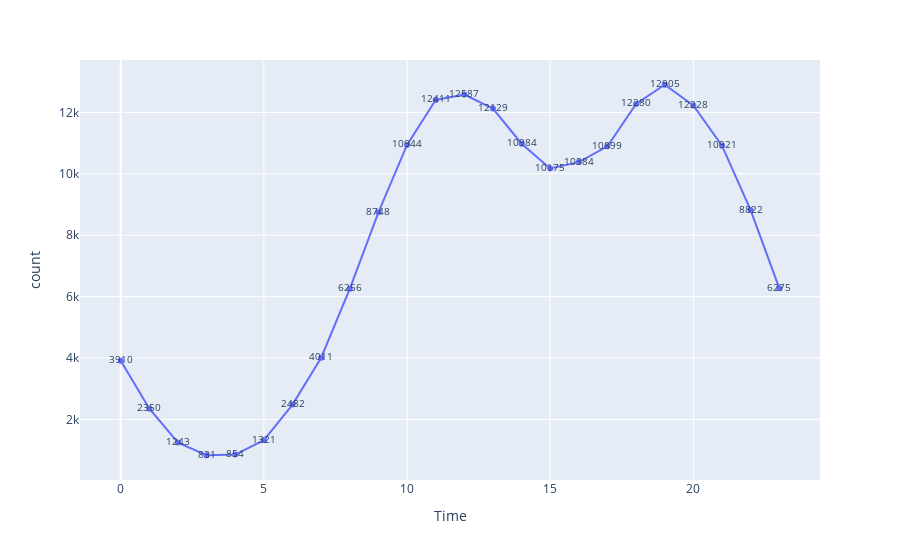

The cell this chart's notebook holds for it:
### Code cell
fig = px.line(data_frame=time_df, x='Time', y='count', text='count')
fig.update_traces(textfont_size=10)
fig.show()

### Figure 1 — Plotly figure (JSON) as saved in the notebook; plotly's stock layout.template omitted (floating-point values rounded to 4 significant figures)
{"data": [{"hovertemplate": "Time=%{x}<br>count=%{text}<extra></extra>", "legendgroup": "", "line": {"color": "#636efa", "dash": "solid"}, "marker": {"symbol": "circle"}, "mode": "lines+markers+text", "name": "", "orientation": "v", "showlegend": false, "text": [3910, 2350, 1243, 831, 854, 1321, 2482, 4011, 6256, 8748, 10944, 12411, 12587, 12129, 10984, 10175, 10384, 10899, 12280, 12905, 12228, 10921, 8822, 6275], "textfont": {"size": 10}, "type": "scatter", "x": [0, 1, 2, 3, 4, 5, 6, 7, 8, 9, 10, 11, 12, 13, 14, 15, 16, 17, 18, 19, 20, 21, 22, 23], "xaxis": "x", "y": [3910, 2350, 1243, 831, 854, 1321, 2482, 4011, 6256, 8748, 10944, 12411, 12587, 12129, 10984, 10175, 10384, 10899, 12280, 12905, 12228, 10921, 8822, 6275], "yaxis": "y"}], "layout": {"legend": {"tracegroupgap": 0}, "margin": {"t": 60}, "xaxis": {"anchor": "y", "domain": [0, 1], "title": {"text": "Time"}}, "yaxis": {"anchor": "x", "domain": [0, 1], "title": {"text": "count"}}}}
